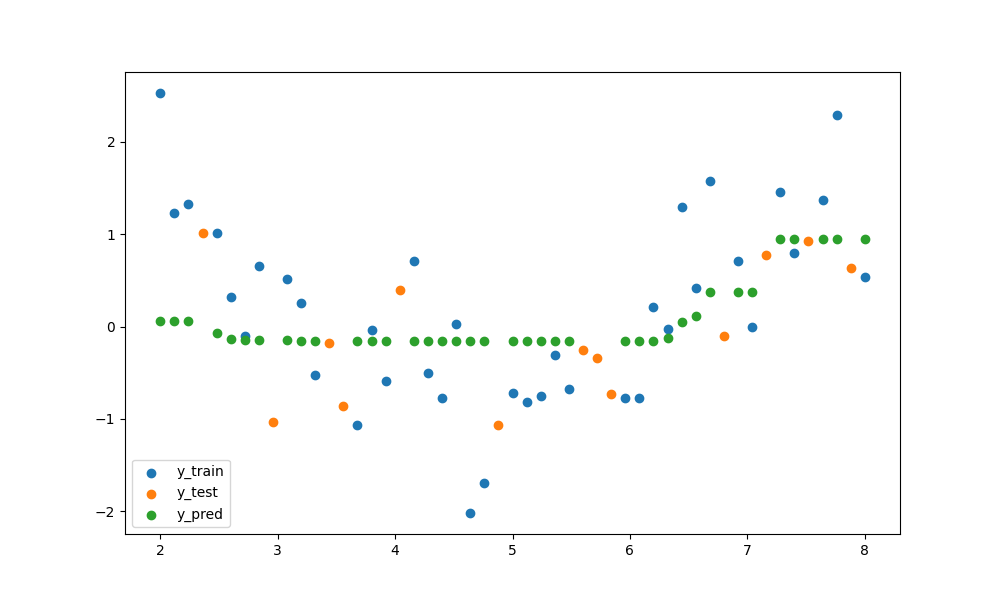

Generate this figure with Python:
from sklearn.ensemble import AdaBoostRegressor
from sklearn.tree import DecisionTreeRegressor
from sklearn.model_selection import train_test_split
from sklearn.metrics import r2_score, mean_squared_error
    
import numpy as np
import pandas as pd
import matplotlib
matplotlib.use('Agg')
import matplotlib.pyplot as plt

x = np.linspace(2,8,51)
fx = np.sin(x)
np.random.seed(101)
y = fx + np.random.normal(0,0.6,51)
Y = y.round(2)
X = x.reshape(-1,1)
print(X.shape)

X_train, X_test, y_train, y_test = train_test_split(X, Y, random_state=42)

model = AdaBoostRegressor(
    estimator=DecisionTreeRegressor(max_depth=1),
    n_estimators=500,
    random_state=42,
    learning_rate=0.05
)

model.fit(X_train, y_train)
yp_train = model.predict(X_train)
y_pred = model.predict(X_test)

print("R2:", r2_score(y_test, y_pred))
print("MSE:", mean_squared_error(y_test, y_pred))

plt.figure(figsize=(10,6))
plt.scatter(X_train, y_train, label="y_train")
plt.scatter(X_test, y_test, label="y_test")
plt.scatter(X_train, yp_train, label="y_pred")
plt.legend()
plt.savefig('adaboosting.png')

